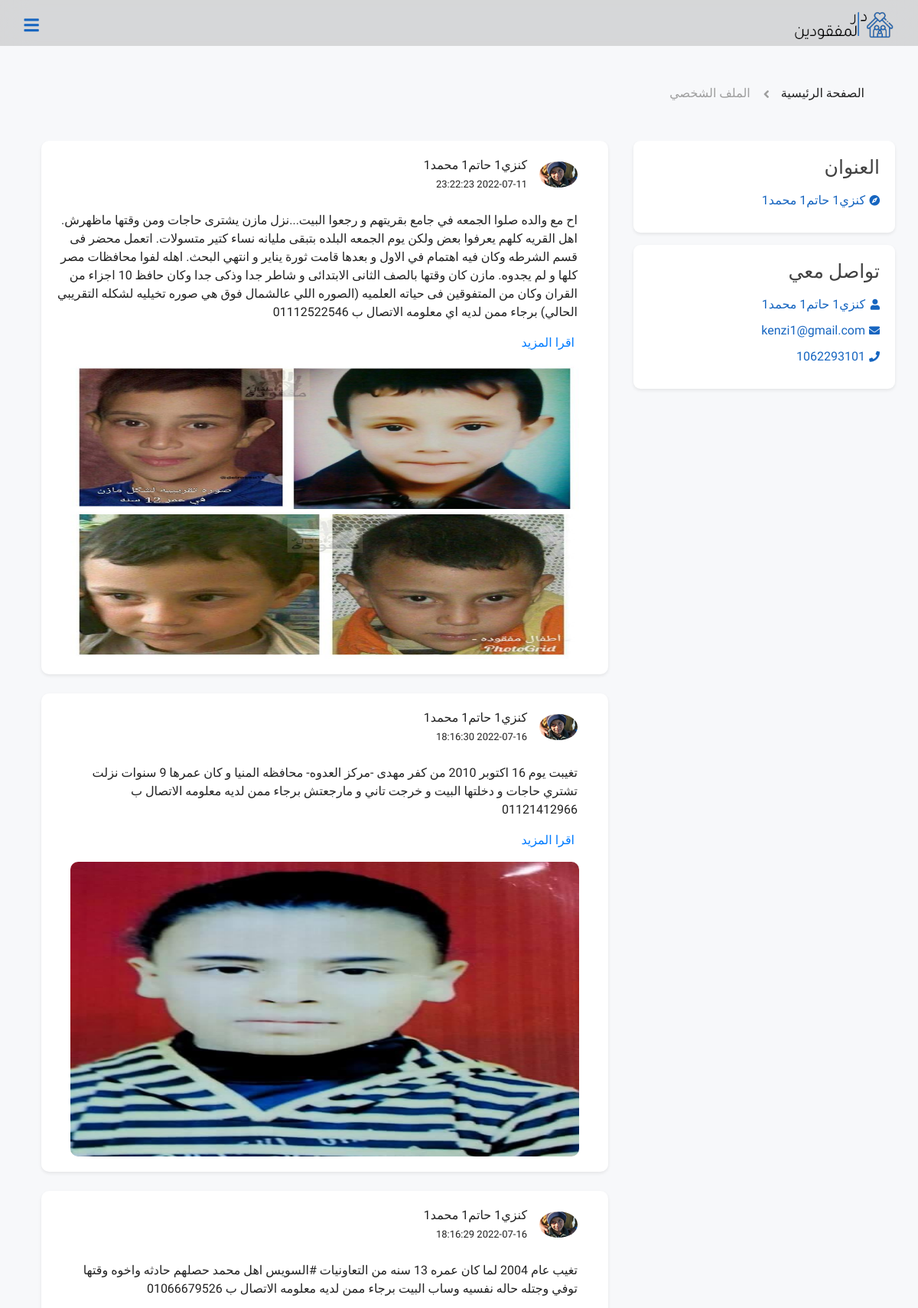
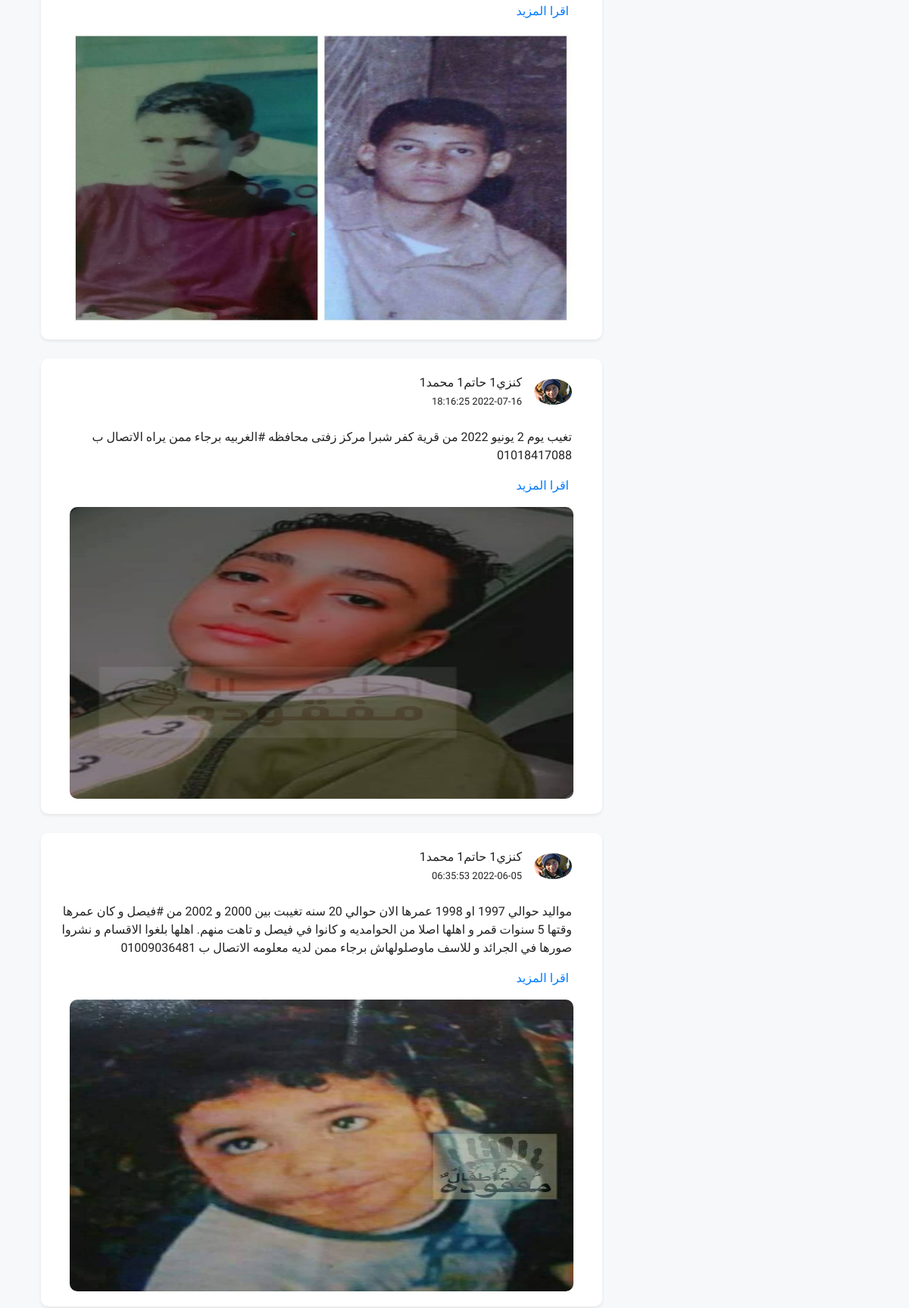
The page /main/persons_profile.php?missing_id=69 (upper part) on the database its author committed (2 pictures, top to bottom).
### tables this page shows
CREATE TABLE `citizines` (
  `ssn` int(250) NOT NULL,
  `First_name` varchar(20) NOT NULL,
  `mid_name` varchar(20) DEFAULT NULL,
  `last_name` varchar(20) NOT NULL,
  `age` int(5) DEFAULT NULL,
  `image` varchar(225) DEFAULT NULL,
  `first_phone` int(15) NOT NULL,
  `second_phone` int(15) NOT NULL,
  `status` int(10) NOT NULL,
  `email` varchar(225) NOT NULL,
  `password` varchar(60) NOT NULL,
  `created_at` date NOT NULL DEFAULT current_timestamp(),
  `governorate_code` int(50) DEFAULT NULL,
  `city_code` int(50) DEFAULT NULL,
  `department_code` int(50) DEFAULT NULL
);

CREATE TABLE `missing` (
  `id` int(225) NOT NULL,
  `SSN` int(225) DEFAULT NULL,
  `age` int(11) DEFAULT NULL,
  `phone` int(50) NOT NULL,
  `First_Name` varchar(255) NOT NULL,
  `Mid_Name` varchar(255) NOT NULL,
  `Last_Name` varchar(255) NOT NULL,
  `relationWithMisssing` int(255) NOT NULL,
  `gender` int(50) NOT NULL,
  `nationality_code` int(11) NOT NULL,
  `missing_date` date NOT NULL,
  `governorate_code` int(50) NOT NULL,
  `city_code` int(50) NOT NULL,
  `department_code` int(50) NOT NULL,
  `notes` text NOT NULL,
  `hair_color` int(11) NOT NULL,
  `skin_color` int(50) NOT NULL,
  `eye_color` int(50) NOT NULL,
  `disease_code` int(50) NOT NULL,
  `height` int(255) NOT NULL,
  `weight` int(255) NOT NULL,
  `created_at` timestamp NOT NULL DEFAULT current_timestamp() ON UPDATE current_timestamp(),
  `image` varchar(225) NOT NULL,
  `added_by_admin` int(50) DEFAULT NULL,
  `missingType` int(4) NOT NULL,
  `added_by_citizines` int(225) DEFAULT NULL
);

### main/persons_profile.php (the view, shortened to what this page needs)
<?php
include('connection.php');
require 'front_code/registration/user.php';
if (isset($_GET['missing_id'])) {
    $reportet_type = $con->prepare('SELECT added_by_admin , added_by_citizines FROM missing  WHERE missing.id=:id');
    $reportet_type->bindparam('id', $_GET["missing_id"]);
    $reportet_type->execute();
    $reportet_type_data  = $reportet_type->fetch();
    $admin_ssn = $reportet_type_data['added_by_admin'];
    $citizine_ssn = $reportet_type_data['added_by_citizines'];
    if ($admin_ssn != NULL) {
        $citizine = false;
        $sel = $con->prepare('SELECT * FROM missing WHERE added_by_admin=:added_by_admin1');
        $sel->bindparam('added_by_admin1', $admin_ssn);
        $sel->execute();
        $count = $sel->rowCount();
        $keys = $sel->fetchAll();
        $admin = $con->prepare('SELECT admins.* , governorate.Governorate_name AS  Governorate_name , cities.citiese_name AS citiese_name FROM admins
         INNER JOIN governorate ON admins.governorate_code = governorate.Governorate_code
         INNER JOIN cities ON admins.cites_code = cities.cities_code
          WHERE admins.ssn=:admin_ssn');
        $admin->bindparam("admin_ssn", $admin_ssn);
        $admin->execute();
        $admin_data = $admin->fetch();
    } else {
        $citizine = true;
        $sel = $con->prepare('SELECT * FROM missing WHERE added_by_citizines=:added_by_citizines1');
        $sel->bindparam('added_by_citizines1', $citizine_ssn);
        $sel->execute();
        $count = $sel->rowCount();
        $keys = $sel->fetchAll();
        $citizine = $con->prepare("SELECT * FROM citizines WHERE citizines.ssn=:citizines_ssn");
        $citizine->bindparam("citizines_ssn", $citizine_ssn);
        $citizine->execute();
        $citizine_data = $citizine->fetch();
    }
}
?>
<!DOCTYPE html>
<html lang="en">
<head>
    <link rel="stylesheet" href="assets/style/bootstrap.min.css" />
    <link rel="stylesheet" href="assets/style/all.min.css" />
    <link rel="stylesheet" href="assets/style/user_profile.css">
    <link rel="stylesheet" href="assets/style/header.css">
</head>
<body>
<header>
        <div class="lg_header">
            <div class="overlay"></div>
            <div class="container">
                <div class="lg_header_content">
                    <div class="logo">
                        <h1><a href="index.php"><img src="assets/images/home/logo2.png" alt=""></a></h1>
                    </div>
                    <div class="sm_nav_icon opacity_hover"><i class="fas fa-bars openNav"></i></div>
                </div>
            </div>
        </div>
    </header>
    <section class="breadCrumb">
        <div class="container">
            <ul class="breadCrumbItems">
                <li><a href="index.html" class="text-hover-black">الصفحة الرئيسية</a></li>
                <li>الملف الشخصي</li>
            </ul>
        </div>
    </section>
    <div class="profile_info">
        <div class="container">
            <div class="row">
                <div class="col-lg-4 col-md-4 col-sm-12">
                    <div class="side_info">
                        <div class="card card-right radius-10">
                            <div class="card-body">
                                <h5 class="mb-3">العنوان </h5>
                                <p class="mb-12"> <i class="fas fa-compass"></i>
                                    <?php
                                                    if ($citizine == true) {
                                                        echo  $citizine_data["First_name"] ?> <?php echo  $citizine_data["mid_name"] ?> <?php echo  $citizine_data["last_name"];
                                                    }
                                                    else
                                                    {
                                                        echo  $admin_data["Governorate_name"] ?> - <?php echo $admin_data['citiese_name'];
                                                    }
                                    ?>
 </p>
                            </div>
                        </div>
                        <div class="card card-right radius-10">
                            <div class="card-body">
                                <h5 class="mb-3">تواصل معي </h5>
                                <p class="mb-12"> <i class="fas fa-user"></i>
                                <?php
                                                    if ($citizine == true) {
                                                        echo  $citizine_data["First_name"] ?> <?php echo  $citizine_data["mid_name"] ?> <?php echo  $citizine_data["last_name"];
                                                    }
                                                    else
                                                    {
                                                        echo  $admin_data["first_name"] ?> <?php echo  $admin_data["mid_name"] ?> <?php echo  $admin_data["last_name"];
                                                    }
                                ?>
                                </p>
                                <p class="mb-12"> <i class="fas fa-envelope"></i>
                                <?php
                                                    if ($citizine == true) {
                                                        echo  $citizine_data["email"];
                                                    }
                                                    else
                                                    {
                                                        echo  $admin_data["email"];
                                                    }
                                ?>
                                </p>
                                <p class="mb-12"> <i class="fas fa-phone"></i>
                                <?php
                                                    if ($citizine == true) {
                                                        echo  $citizine_data["first_phone"];
                                                    }
                                                    else
                                                    {
                                                        echo  $admin_data["phone"];
                                                    }
                                ?>
                                </p>
                            </div>
                        </div>
                    </div>
                </div>
                <div class="col-lg-8 col-md-8 col-sm-12 p-0">
                    <div class="mid_info">
                        <?php
                        if ($count == 0) {
                        ?>
                            <div class="alert alert-danger" role="alert">
                                لا يوجد بلاغات
                            </div>
                            <?php
                        } else {
                            foreach ($keys as $key) {
                            ?>
                                <div class="card card-left">
                                    <div class="card-body">
                                        <div class="d-flex justify-content-start align-items-center mb-4 img-user-profile">
                                            <div class="ml-3 img-profile">
                                                <img src="assets/images/profile/boy-60710_640.jpg" alt="avtar img holder" height="45" width="45">
                                            </div>
                                            <div class="user-page-info">
                                                <p class="mb-0">
                                                    <?php
                                                    if ($citizine == true) {
                                                        echo  $citizine_data["First_name"] ?> <?php echo  $citizine_data["mid_name"] ?> <?php echo  $citizine_data["last_name"];
                                                    }
                                                    else
                                                    {
                                                        echo  $admin_data["first_name"] ?> <?php echo  $admin_data["mid_name"] ?> <?php echo  $admin_data["last_name"];
                                                    }
                                                    ?>
                                                </p>
                                                <span class="font-small-2"><?php echo $key['created_at'] ?> </span>
                                            </div>
                                        </div>
                                        <p class="mb-3 p-10 paragraph-content"><?php echo $key['notes'] ?></p> <a href="missingdetailes.php?comment_code=<?php echo $key['id'] ?>">اقرا المزيد</a>
                                        <div class="img-content">
                                        <img src="../admin/code/add_missing/upload/missing/<?= substr($key['image'], 8, strlen($key['image'])) == '' ?  "noImage.png" :  $key['image'] ?>" alt="" class="missing_img">
                                        </div>
                                    </div>
                                </div>
                        <?php
                            }
                        }
                        ?>
                    </div>
                </div>
            </div>
        </div>
    </div>
</body>
</html>

### main/assets/style/user_profile.css (style rules this page uses)
* { margin: 0; padding: 0; box-sizing: border-box; text-decoration: none; }
:root { --col-main :#1665C0; --col-main-dark :#43a5f5; --col-black : #222; --col-black-l : #666; --col-border: #E5E5E5; --col-gray-d : #9E9E9E; --col-border-d: #707070; --col-bg : #F7F7FA; }
body { font-family: 'Tajawal', sans-serif; color: var(--col-black); direction: rtl; text-align: right; font-weight: 500; }
h1, h2, h3, h4, h5, h6, p, ul { margin: 0; padding: 0; }
a, a:hover { color: inherit; text-decoration: none; }
ul { list-style: none; }
@media (min-width: 576px) { .container { max-width: inherit; } }
@media (min-width: 992px) { .container { max-width: 960px; } }
@media (min-width: 1024px) { .container { max-width: 1300px; } }
.container { margin: auto; width: calc(100% - 30px); }
.overlay { position: absolute; top: 0; right: 0; bottom: 0; left: 0; opacity: .7; z-index: -1; }
.breadCrumb { margin-top: 60px; padding: 50px 0 ; }
.breadCrumb .breadCrumbItems { display: flex; }
.breadCrumb .breadCrumbItems li { margin-right: 40px; position: relative; }
.breadCrumb .breadCrumbItems li:last-of-type { color: var(--col-gray-d) !important; }
.breadCrumb .breadCrumbItems li:last-of-type:after { content: ''; }
.breadCrumb .breadCrumbItems li:after { content: "\f104"; font-family: "Font Awesome 5 Free"; font-weight: 900; position: absolute; left: -23px; top: 1px; color: var(--col-gray-d) ; }
body { background-color: #f7f8fa; }
.profile_info { padding: 0px 0px; overflow: hidden; }
.profile_info .card.card-right { border-radius: 9px; margin-bottom: 16px; width: 95%; box-shadow: 0 0.125rem 0.25rem rgb(0 0 0 / 8%); border: none; }
.profile_info .card.card-right .card-body h5 { font-size: 25px; font-weight: 500; margin-bottom: 0px; color: #414141; }
.profile_info .card.card-right .card-body p { margin: 0px; font-size: 16px; padding-right: 19px; margin-bottom: 10px; position: relative; color: var(--col-main); }
.profile_info .card.card-right .card-body p i { font-size: 14px; margin-left: 8px; right: 0px; position: absolute; top: 5px; }
.profile_info .card.card-left { width: 95%; border-radius: 10px; box-shadow: 0 0.125rem 0.25rem rgb(0 0 0 / 8%); border: none; margin-bottom: 25px; }
.profile_info .card.card-left .img-user-profile { padding-right: 20px; }
.profile_info .card.card-left .img-user-profile .img-profile { width: 50px; }
.profile_info .card.card-left .img-user-profile .img-profile img { width: 100%; height: 100%; border-radius: 50%; }
.profile_info .card.card-left .paragraph-content { padding-right: 20px; }
.profile_info .card.card-left .img-content { margin: auto; width: 95%; height: 385px; }
.profile_info .card.card-left .img-content img { width: 100%; height: 100%; border-radius: 10px; }
.profile_info .card.card-left .user-page-info span { font-size: 13px; }
.mid_info .card a { margin-right: 24px; margin-bottom: 16px; display: block; color: var(--blue); }

### main/assets/style/header.css (style rules this page uses)
.lg_header { position: fixed; top: 0; left: 0; z-index: 10; width: 100%; }
header .lg_header .lg_header_content { position: relative; display: grid; grid-template-columns: repeat(6, 1fr); align-items: center; height: 70px; z-index: 6; }
header .lg_header .overlay { opacity: 1; background-color: #b9b9b985; backdrop-filter: saturate(180%) blur(20px); }
header .lg_header .lg_header_content .logo h1 { font-size: 48px; font-weight: 400; text-align: right; }
header .lg_header .lg_header_content .logo { grid-column: 1/2; }
.lg_header_content .sm_nav_icon { user-select: none; display: none; grid-column: 6/7; text-align: left; justify-self: end; color: var(--col-main); font-size: 22px; cursor: pointer; width: 22px; text-align: center; height: 22px; line-height: 22px; border-radius: 6px; -webkit-border-radius: 6px; -moz-border-radius: 6px; -ms-border-radius: 6px; -o-border-radius: 6px; }
.logo img { max-width: 70%; }
@media (max-width:1200px) { header .lg_header .lg_header_content { height: 60px; } }
@media (max-width:1200px) { .lg_header_content .sm_nav_icon { display: block; } }

### rows shown on the page
citizines: last_name "محمد1", email "kenzi1@gmail.com", first_phone "1062293101"
missing: added_by_citizines.last_name "محمد1", created_at "2022-07-11 23:22:23", notes "اح مع والده صلوا الجمعه في جامع بقريتهم و رجعوا البيت...نزل مازن يشترى حاجات ومن وقتها ماظهرش. اهل القريه كلهم يعرفوا بعض ولكن يوم الجمعه البلده بتبقى مليانه نساء كتير متسولات. اتعمل محضر فى قسم الشرطه وكان فيه اهتمام في الاول و بعدها قامت ثورة يناير و انتهي البحث. اهله لفوا محافظات مصر كلها و لم يجدوه. مازن كان وقتها بالصف الثانى الابتدائى و شاطر جدا وذكى جدا وكان حافظ 10 اجزاء من القران وكان من المتفوقين فى حياته العلميه (الصوره اللي عالشمال فوق هي صوره تخيليه لشكله التقريبي الحالي) برجاء ممن لديه اي معلومه الاتصال ب 01112522546", image (picture)
missing: added_by_citizines.last_name "محمد1", created_at "2022-07-16 18:16:30", notes "تغيبت يوم 16 اكتوبر 2010 من كفر مهدى -مركز العدوه- محافظه المنيا و كان عمرها 9 سنوات نزلت تشتري حاجات و دخلتها البيت و خرجت تاني و مارجعتش برجاء ممن لديه معلومه الاتصال ب 01121412966", image (picture)
missing: added_by_citizines.last_name "محمد1", created_at "2022-07-16 18:16:29", notes "تغيب عام 2004 لما كان عمره 13 سنه من التعاونيات #السويس اهل محمد حصلهم حادثه واخوه وقتها توفي وجتله حاله نفسيه وساب البيت برجاء ممن لديه معلومه الاتصال ب 01066679526", image (picture)
missing: added_by_citizines.last_name "محمد1", created_at "2022-07-16 18:16:25", notes "تغيب يوم 2 يونيو 2022 من قرية كفر شبرا مركز زفتى محافظه #الغربيه برجاء ممن يراه الاتصال ب 01018417088", image (picture)
missing: added_by_citizines.last_name "محمد1", created_at "2022-06-05 06:35:53", notes "مواليد حوالي 1997 او 1998 عمرها الان حوالي 20 سنه تغيبت بين 2000 و 2002 من #فيصل و كان عمرها وقتها 5 سنوات قمر و اهلها اصلا من الحوامديه و كانوا في فيصل و تاهت منهم. اهلها بلغوا الاقسام و نشروا صورها في الجرائد و للاسف ماوصلولهاش برجاء ممن لديه معلومه الاتصال ب 01009036481", image (picture)
